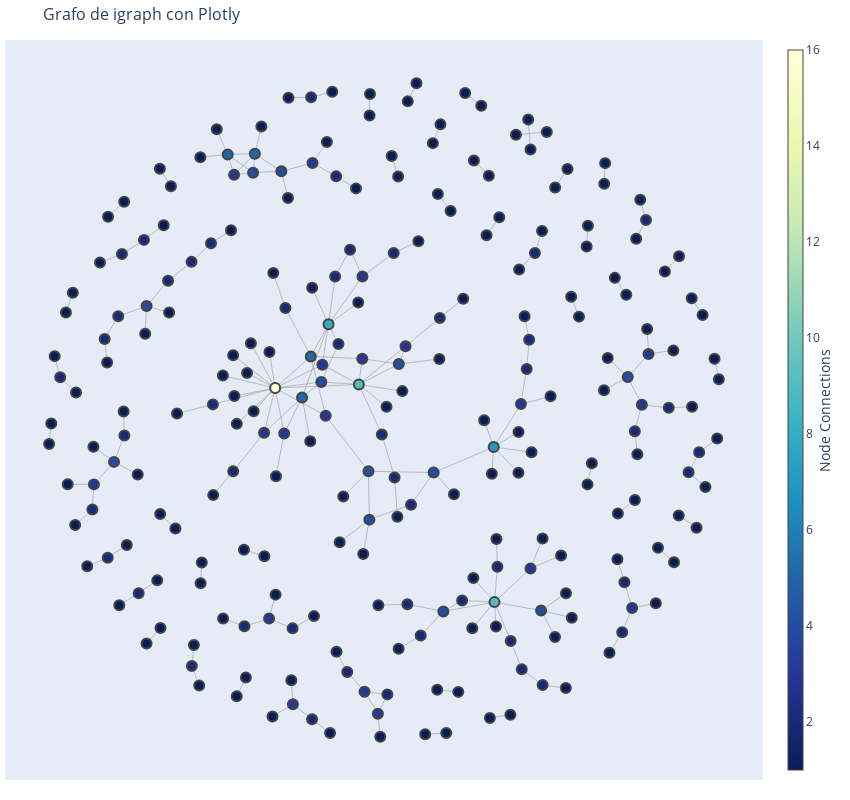

Notebook cell for this chart:
### Code cell
import igraph as ig
from plotly.offline import plot
import plotly.graph_objs as go

node_degrees = G_caso_6.degree()

# Obtener las posiciones de los nodos utilizando el algoritmo de Fruchterman-Reingold
layout = G_caso_6.layout_fruchterman_reingold()

# Obtener las aristas y los nodos
edge_x = []
edge_y = []
for edge in G_caso_6.get_edgelist():
    x0, y0 = layout[edge[0]]
    x1, y1 = layout[edge[1]]
    edge_x.extend([x0, x1, None])
    edge_y.extend([y0, y1, None])

node_x = [pos[0] for pos in layout]
node_y = [pos[1] for pos in layout]

# Obtener los nombres de los nodos
node_names = G_caso_6.vs['name']

# Crear los trazos para los nodos y aristas
edge_trace = go.Scatter(
    x=edge_x,
    y=edge_y,
    line=dict(width=0.5,color='#888'),
    hoverinfo='none',
    mode='lines')

node_trace = go.Scatter(
    x=node_x,
    y=node_y,
    text=node_names,  # Usamos los nombres de los nodos como texto de la etiqueta
    mode='markers',
    hoverinfo='text',
    marker=dict(
        showscale=True,
        colorscale='YlGnBu',
        reversescale=True,
        color=node_degrees,
        size=10,
        colorbar=dict(
            thickness=15,
            title='Node Connections',
            xanchor='left',
            titleside='right'
        ),
        line=dict(width=2)))

# Crear el gráfico
fig = go.Figure(data=[edge_trace, node_trace],
             layout=go.Layout(
                title='Grafo de igraph con Plotly',
                titlefont=dict(size=16),
                showlegend=False,
                hovermode='closest',
                margin=dict(b=20,l=5,r=5,t=40),
                annotations=[ dict(
                    text="",
                    showarrow=False,
                    xref="paper", yref="paper",
                    x=0.005, y=-0.002 ) ],
                xaxis=dict(showgrid=False, zeroline=False, showticklabels=False),
                yaxis=dict(showgrid=False, zeroline=False, showticklabels=False),
                width=850,  # Ancho del gráfico
                height=800  # Altura del gráfico
                ))

# Mostrar el gráfico
fig.show()

### Figure 1 — Plotly figure (JSON) as saved in the notebook; plotly's stock layout.template omitted (floating-point values rounded to 4 significant figures; data arrays with more than 128 entries replaced by an {"elided": "..."} marker saying what was removed)
{"data": [{"hoverinfo": "none", "line": {"color": "#888", "width": 0.5}, "mode": "lines", "type": "scatter", "x": {"elided": "648 float values"}, "y": {"elided": "648 float values"}}, {"hoverinfo": "text", "marker": {"color": {"elided": "250 int values"}, "colorbar": {"thickness": 15, "title": {"side": "right", "text": "Node Connections"}, "xanchor": "left"}, "colorscale": [[0, "rgb(255,255,217)"], [0.125, "rgb(237,248,177)"], [0.25, "rgb(199,233,180)"], [0.375, "rgb(127,205,187)"], [0.5, "rgb(65,182,196)"], [0.625, "rgb(29,145,192)"], [0.75, "rgb(34,94,168)"], [0.875, "rgb(37,52,148)"], [1, "rgb(8,29,88)"]], "line": {"width": 2}, "reversescale": true, "showscale": true, "size": 10}, "mode": "markers", "text": {"elided": "250 str values"}, "type": "scatter", "x": {"elided": "250 float values"}, "y": {"elided": "250 float values"}}], "layout": {"annotations": [{"showarrow": false, "text": "", "x": 0.005, "xref": "paper", "y": -0.002, "yref": "paper"}], "height": 800, "hovermode": "closest", "margin": {"b": 20, "l": 5, "r": 5, "t": 40}, "showlegend": false, "title": {"font": {"size": 16}, "text": "Grafo de igraph con Plotly"}, "width": 850, "xaxis": {"showgrid": false, "showticklabels": false, "zeroline": false}, "yaxis": {"showgrid": false, "showticklabels": false, "zeroline": false}}}
